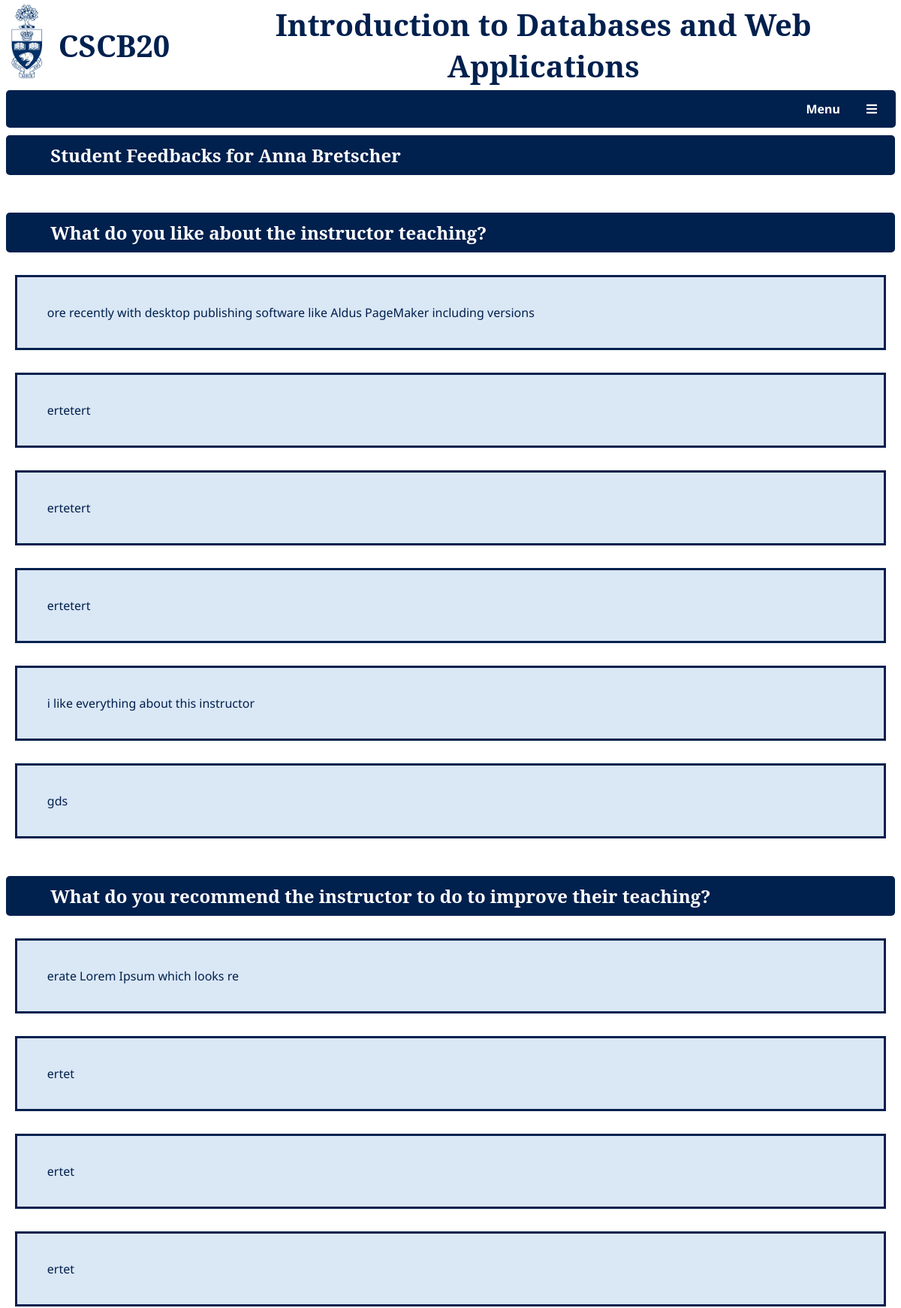
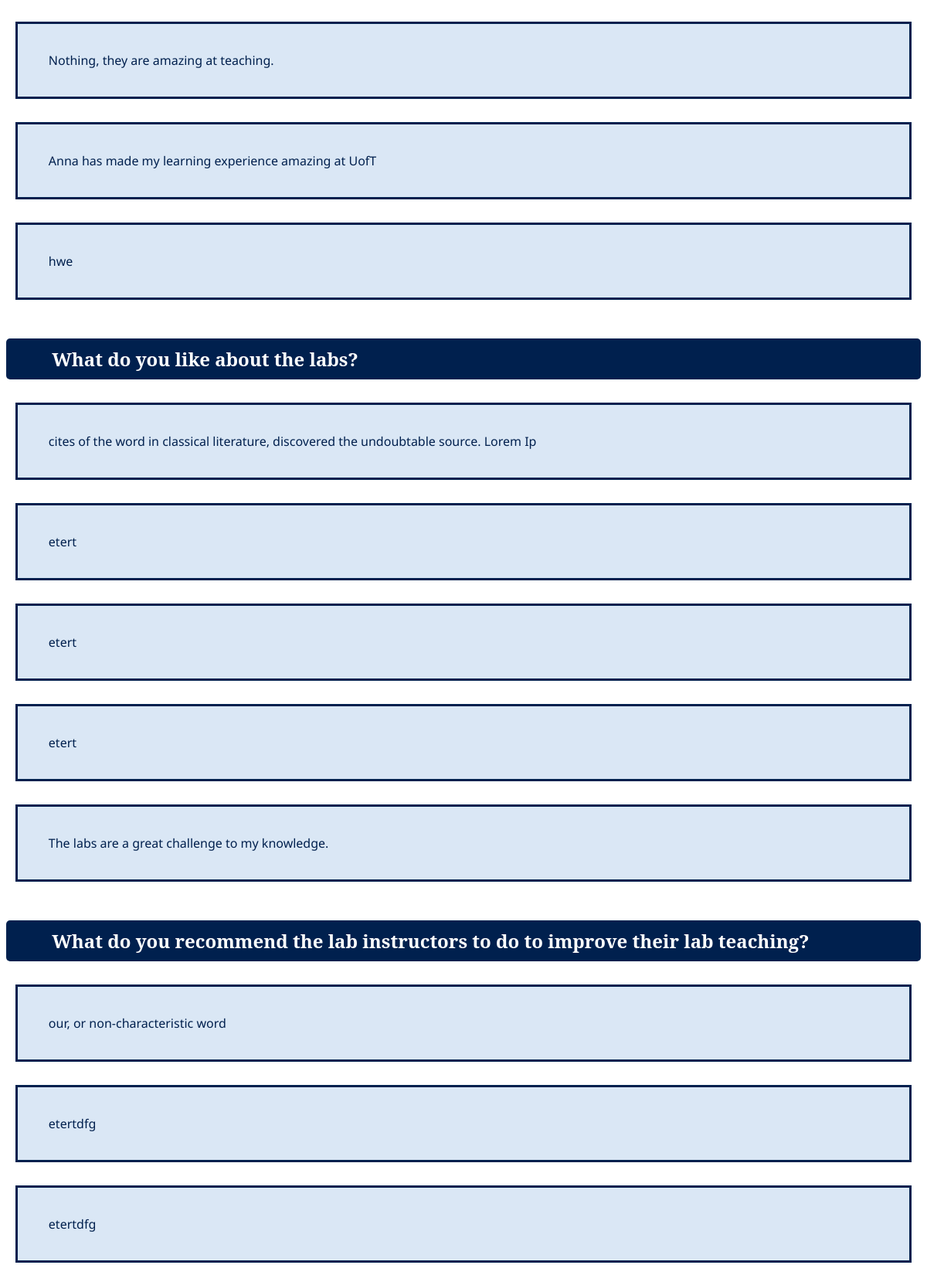
The app's page /allstudentfeedbacks (signed in, upper part) with its own data (2 pictures, top to bottom).
### tables this page shows
CREATE TABLE "student_feedback" (
	"uid"	INTEGER,
	"qa"	TEXT,
	"qb"	TEXT,
	"qc"	TEXT,
	"qd"	TEXT
);

### app.py (the view)
@app.route('/allstudentfeedbacks')
def allstudentfeedbacks_v2():
    if ('uid' in session):
        instructor_uid = session['uid']
        questions = get_all_feedback_questions()
        responses = get_all_student_feedbacks_v2(instructor_uid)
        return render_template('allstudentfeedbacks.html', questions=questions, responses=responses, instructor_name=get_fullname_by_uid(instructor_uid))
    else:
        return redirect(url_for('login'))

### app.py (called while the page is built)
def get_table_headers(table):
    sql = """
    PRAGMA table_info({})
    """.format(table)
    table_obj = db.engine.execute(text(sql))
    table_headers = []
    for result in table_obj:
        table_headers.append(result[1])
    return table_headers

def get_all_student_feedbacks_v2(instructor_uid):
    table_headers = get_table_headers("student_feedback")
    table_headers.remove("uid")
    feedbacks = dict()
    for question in table_headers:
        sql = """
        SELECT {}
        FROM student_feedback
        WHERE uid == {}""".format(question ,instructor_uid)
        responses_obj = db.engine.execute(text(sql))
        responses = list()
        for response in responses_obj:
            responses.append(response[0])
        feedbacks[question] = responses
    return feedbacks

def get_all_feedback_questions():
    return get_all_student_feedbacks_v2("-1")

def get_fullname_by_uid(uid):
    sql = """
    SELECT first_name, last_name
    FROM users
    WHERE uid == {}""".format(uid)
    fullname_obj = db.engine.execute(text(sql))
    fullname = str()
    for item in fullname_obj:
        fullname = item[0] + ' ' + item[1]
    return fullname

### templates/allstudentfeedbacks.html (shortened to what this page needs)
{% if session['user_type'] == "instructor" %}
{% extends 'base.html' %}
{% block customcss %}
<link rel="stylesheet" href="static/stylesheet/feedback.css">
{% endblock %}
{% block content%}
<div class="content">
    <div class="subheadings" id="all_student_feedbacks">
        <h2>Student Feedbacks for {{instructor_name}}</h2>
        </div>
    {% for key in questions.keys() %}
    <div class="subheadings" id="feedback_questions">
        <h2>{{questions[key][0]}}</h2>
    </div>
        {% for response in responses[key] %}
        {% if (not ((response == None) or (response == ""))): %}
        <div class="block-content">
            <p>{{response}}</p>
        </div>
        {% endif %}
        {% endfor %}
    {% endfor %}
</div>
{% endblock %}
{% elif session['user_type'] == "student" %}
{% extends 'redirect.feedback.html' %}
{% else %}
{% extends 'redirect.home.html' %}
{% endif %}

### static/stylesheet/header+footer.css (style rules this page uses)
body { font-family: "Noto Sans", sans-serif; color: #00204E; }
.content { margin-top: 180px; padding-bottom: 100px; }

### static/stylesheet/subheading+blocks.css (style rules this page uses)
.subheadings h2 { background-color: #00204E; color: #ffffff; font-family: "Noto Serif", serif; padding-left: 5%; padding-top: 10px; padding-bottom: 10px; border-radius: 5px; margin-top: 50px; font-weight: bold; }
.block-content { border: 3px solid #00204E; margin: 30px 1%; padding: 20px 40px; background-color: rgb(218, 231, 245); transition: 0.5s ease-in-out; }

### records on screen
student_feedback: qa "What do you like about the instructor teaching?" "What do you recommend the instructor to do to improve their teaching?" "What do you like about the labs?" "What do you recommend the lab instructors to do to improve their lab teaching?"
student_feedback: qa "ore recently with desktop publishing software like Aldus PageMaker including versions", qb "erate Lorem Ipsum which looks re", qc "cites of the word in classical literature, discovered the undoubtable source. Lorem Ip", qd "our, or non-characteristic word"
student_feedback: qa "ertetert", qb "ertet", qc "etert", qd "etertdfg"
student_feedback: qa "ertetert", qb "ertet", qc "etert", qd "etertdfg"
student_feedback: qa "ertetert", qb "ertet", qc "etert"
student_feedback: qa "i like everything about this instructor", qb "Nothing, they are amazing at teaching.", qc "The labs are a great challenge to my knowledge."
student_feedback: qa "gds", qb "hwe"
student_feedback: qb "Anna has made my learning experience amazing at UofT"

### other values on screen
{{ instructor_name }} "Anna Bretscher"
